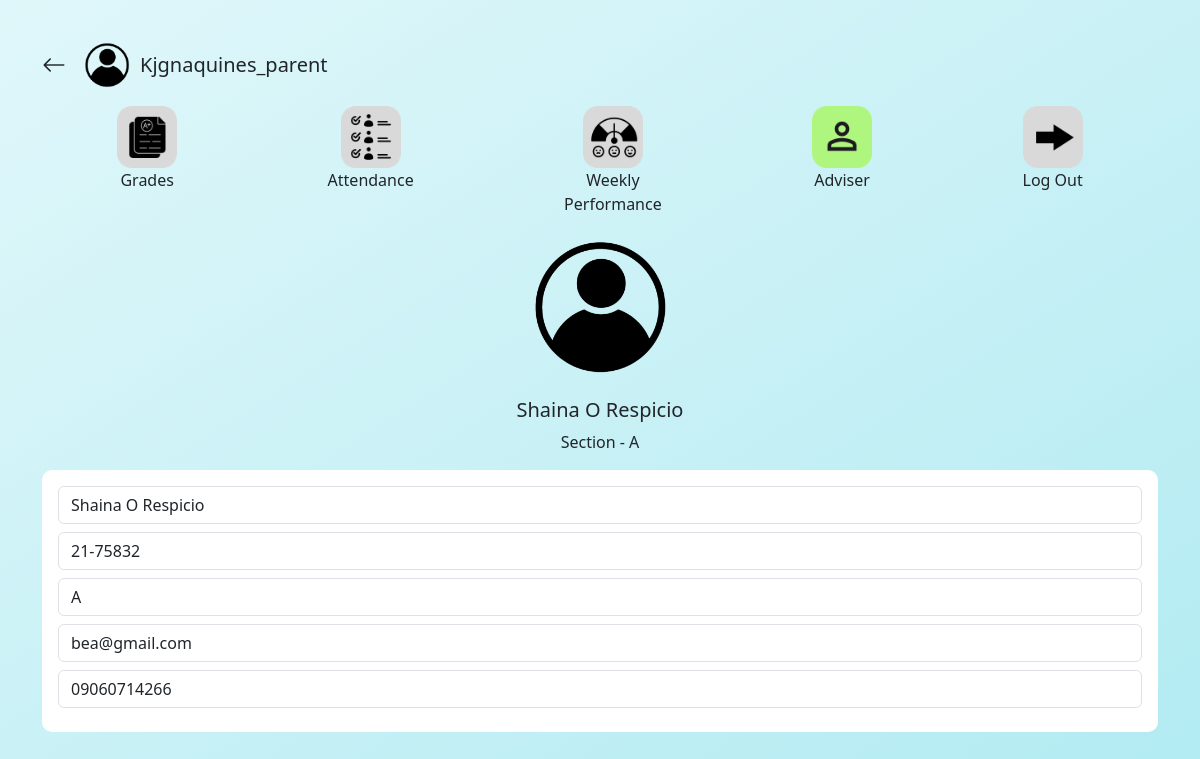
The app's page /ParentAdviser.php (signed in) with its own data.
### tables this page shows
CREATE TABLE `parent` (
  `id` int(11) NOT NULL,
  `parent_name` varchar(255) NOT NULL,
  `student` int(11) NOT NULL,
  `student_id` varchar(255) NOT NULL,
  `school_id` varchar(255) NOT NULL,
  `email` varchar(255) NOT NULL,
  `password` varchar(255) NOT NULL,
  `type` varchar(255) NOT NULL DEFAULT 'parent'
);

CREATE TABLE `student` (
  `id` int(11) NOT NULL,
  `firstname` varchar(255) NOT NULL,
  `middlename` varchar(255) NOT NULL,
  `lastname` varchar(255) NOT NULL,
  `lrn` varchar(255) NOT NULL,
  `adviser` int(11) NOT NULL,
  `section` varchar(100) NOT NULL,
  `type` varchar(255) NOT NULL DEFAULT 'student'
);

CREATE TABLE `adviser` (
  `id` int(11) NOT NULL,
  `name` text NOT NULL,
  `school_id` text NOT NULL,
  `section` text NOT NULL,
  `email` varchar(255) NOT NULL,
  `contact_no` varchar(255) NOT NULL,
  `password` varchar(255) NOT NULL,
  `type` text NOT NULL DEFAULT 'adviser'
);

### backend/logic/get_profile.php (called while the page is built, shortened)
<?php
if ($_SESSION['role'] == 'adviser') {
    $query = "SELECT * FROM `adviser` WHERE id = '" . $_SESSION['id'] . "'";
    $result = mysqli_query($conn, $query);
    if (!$result) {
        die("Query failed: " . mysqli_error($conn));
    }
    $user = mysqli_fetch_assoc($result);
    if (!$user) {
        die("User not found.");
    }
    $id = $user['id'];
    $username = $user['name'];
    $section = $user['section'];
    $school_id = $user['school_id'];
    $email = $user['email'];
    $contact_no = $user['contact_no'];
} else {
    $query = "SELECT * FROM `parent` WHERE id = '" . $_SESSION['id'] . "'";
    $result = mysqli_query($conn, $query);
    $user = mysqli_fetch_assoc($result);
    $id = $user['id'];
    $username = $user['parent_name'];
}

### ParentAdviser.php (the view, shortened to what this page needs)
<?php
include './backend/conn.php';
include './backend/logic/get_profile.php';
?>
<!DOCTYPE html>
<html lang="en">
<head>
  <link href="https://cdn.jsdelivr.net/npm/bootstrap@5.3.0/dist/css/bootstrap.min.css" rel="stylesheet" />
  <link href="https://cdn.jsdelivr.net/npm/bootstrap-icons@1.11.3/font/bootstrap-icons.min.css" rel="stylesheet" />
</head>
<body class="container py-4">
  <div class="d-flex align-items-center my-3">
    <a href="ParentDashboard.php" class="text-decoration-none text-dark me-3">
      <i class="bi bi-arrow-left" style="font-size: 1.5rem;"></i>
    </a>
    <img src="Pictures/person_icon.png" alt="person_icon" class="me-2 person_icon" width="50" height="50">
    <h5 class="mb-0"><?php echo ucfirst($username); ?></h5>
  </div>
  <div class="d-flex justify-content-around my-3">
    <a href="ParentGrades.php" class="text-center text-decoration-none text-dark">
      <img src="Pictures/grade_icon.png" width="60" alt="Grades" /><br>Grades
    </a>
    <a href="ParentAttendance.php" class="text-center text-decoration-none text-dark">
      <img src="Pictures/attendance_icon.png" width="60" alt="Attendance" /><br>Attendance
    </a>
    <a href="ParentWeeklyPerformance.php" class="text-center text-decoration-none text-dark">
      <img src="Pictures/weeklyperformance_icon.png" width="60" alt="Performance" /><br>Weekly<br>Performance
    </a>
    <a href="ParentAdviser.php" class="text-center text-decoration-none text-dark">
      <img src="Pictures/adviser_green.png" width="60" alt="Adviser" /><br>Adviser
    </a>
    <a href="Logout.php" class="text-center text-decoration-none text-dark">
      <img src="Pictures/logout_icon.png" width="60" alt="Log Out" /><br>Log Out
    </a>
  </div>
  <?php
  $query = "SELECT
            parent.*,
            student.*,
            adviser.*
          FROM parent
          INNER JOIN student ON parent.student = student.id
          INNER JOIN adviser ON adviser.id = student.adviser
          WHERE parent.id = '$id'";
  $result = mysqli_query($conn, $query);
  $row = mysqli_fetch_assoc($result);
  ?>
  <div class="text-center mb-3">
    <img src="Pictures/person_icon.png" alt="person_icon" class="mb-2 person_icon" width="150" height="150" />
    <h5 class="mt-2"><?php echo htmlspecialchars($row['firstname'] . ' ' . $row['middlename'] . ' ' . $row['lastname']); ?></h5>
    <p>Section - <?php echo htmlspecialchars($row['section']); ?></p>
  </div>
  <div class="card-section p-3 mb-3">
    <input class="form-control mb-2" type="text" placeholder="Name:" readonly value="<?php echo htmlspecialchars($row['firstname'] . ' ' . $row['middlename'] . ' ' . $row['lastname']); ?>">
    <input class="form-control mb-2" type="text" placeholder="School ID:" readonly value="<?php echo htmlspecialchars($row['school_id']); ?>">
    <input class="form-control mb-2" type="text" placeholder="Section:" readonly value="<?php echo htmlspecialchars($row['section']); ?>">
    <input class="form-control mb-2" type="email" placeholder="Email:" readonly value="<?php echo htmlspecialchars($row['email']); ?>">
    <input class="form-control mb-2" type="text" placeholder="Contact No.:" readonly value="<?php echo htmlspecialchars($row['contact_no']); ?>">
  </div>
</body>
</html>

### ParentAdviser.php (style rules this page uses)
body { background: linear-gradient(to bottom right, #e0f7fa, #b2ebf2); max-height: 100vh; }
.card-section { background-color: white; border-radius: 10px; padding: 15px; margin-bottom: 20px; }

### records on screen
parent: parent_name "Kjgnaquines_parent", student.lastname "Shaina O Respicio", adviser.section "A", school_id "21-75832", section "A", email "bea@gmail.com", contact_no "09060714266"
